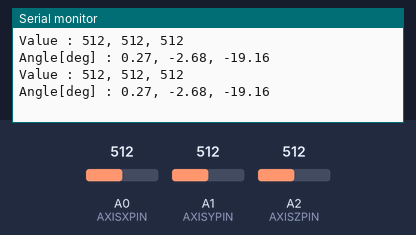
The sketch below on a simulated Arduino Uno, built with avr-gcc and run on an emulated ATmega328P. On the bench: the last lines printed to the serial monitor. The inputs (shaded band) are chosen by the test bench; at power-on: A0 (AXISXPIN) = 512, A1 (AXISYPIN) = 512, A2 (AXISZPIN) = 512.

Above: at 1.8 s.
1.9 s: A0 (AXISXPIN) set to 716
At 2.8 s:
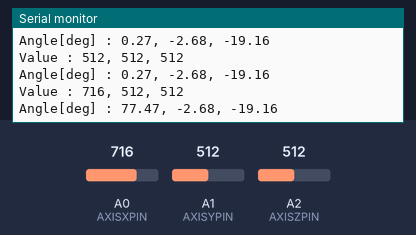
3.4 s: A1 (AXISYPIN) set to 716
At 4.7 s:
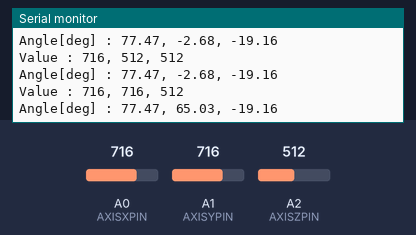
4.9 s: A2 (AXISZPIN) set to 716
At 5.6 s:
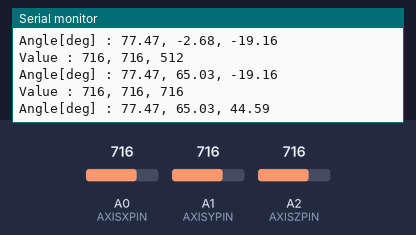
6.4 s: A0 (AXISXPIN) set to 900
At 7.7 s:
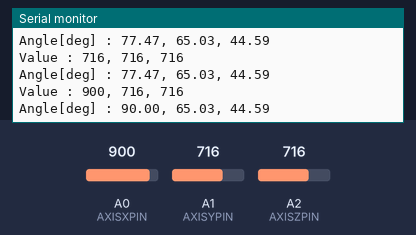
7.9 s: A1 (AXISYPIN) set to 900
At 8.8 s:
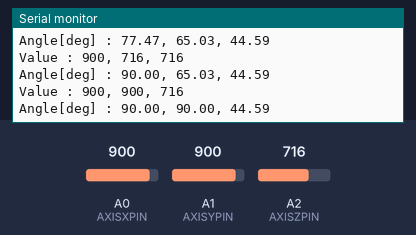
9.4 s: A2 (AXISZPIN) set to 900
At 10.8 s:
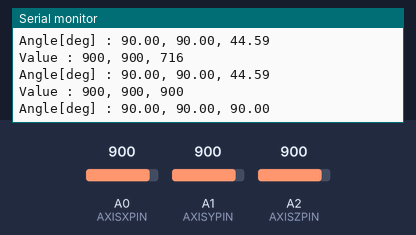
Timing chart, 0 to 11.9 s (numbered marks = the images above; inputs shaded):
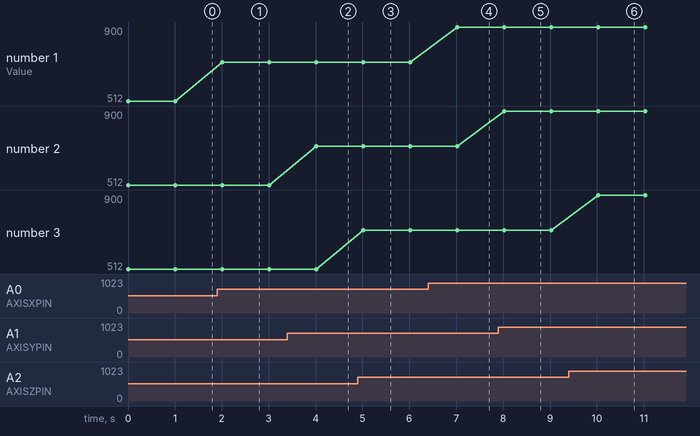

The sketch:

lib_gyro.ino
```cpp
/*
インプットライブラリ_ジャイロセンサー
小型圧電振動ジャイロモジュール（ジャイロスター I-02759）からのデータ取得
*/

#define  AXISXPIN  (0)
#define AXISYPIN  (1)
#define AXISZPIN  (2)

#ifndef M_PI
#define M_PI  (3.1415926535897932384626433832795)
#endif

void setup()
{
  // ボーレートを指定して通信開始
  Serial.begin(9600);
}

double Map( int iIn, int iIn1, int iIn2, double dOut1, double dOut2, boolean bConstrain = false )
{
  double dValue = (iIn - iIn1) * (dOut2 - dOut1) / (iIn2 - iIn1) + dOut1;
  if( bConstrain )
  {
    double dOutMin, dOutMax;
    if( dOut1 < dOut2 )
    {
      dOutMin= dOut1;
      dOutMax= dOut2;
    }
    else
    {
      dOutMin= dOut2;
      dOutMax= dOut1;
    }
    if( dOutMin > dValue )
    {
      return dOutMin;
    }
    if( dOutMax < dValue )
    {
      return dOutMax;
    }
  }
  return dValue;
}


void loop()
{
  // ピン値の読み取り
  int iValueX = analogRead(AXISXPIN);
  int iValueY = analogRead(AXISYPIN);
  int iValueZ = analogRead(AXISZPIN);

  // ピン値の出力
  Serial.print( "Value : " );
  Serial.print( iValueX );
  Serial.print( ", " );
  Serial.print( iValueY );
  Serial.print( ", " );
  Serial.print( iValueZ );
  Serial.print( "\n" );

  // ピン値をsinθ値に変換（第２、第３引数は各軸の-90度、90度における値を使用する）
  double dSinX = Map( iValueX, 301, 721, -1.0, 1.0, true );
  double dSinY = Map( iValueY, 308, 736, -1.0, 1.0, true );
  double dSinZ = Map( iValueZ, 379, 775, -1.0, 1.0, true );

  double dAngleX = asin(dSinX) * 180.0 / M_PI;
  double dAngleY = asin(dSinY) * 180.0 / M_PI;
  double dAngleZ = asin(dSinZ) * 180.0 / M_PI;

  // 角度の出力
  Serial.print( "Angle[deg] : " );
  Serial.print( dAngleX );
  Serial.print( ", " );
  Serial.print( dAngleY );
  Serial.print( ", " );
  Serial.print( dAngleZ );
  Serial.print( "\n" );
  Serial.print( "\n" );

  delay( 1000 );
}
```

Measured:
- after the input at 1.9 s, the serial monitor: prints a new line after 0.11 s (image 1)
- after the input at 3.4 s, the serial monitor: prints a new line after 0.61 s (image 2)
- after the input at 4.9 s, the serial monitor: prints a new line after 0.12 s (image 3)
- after the input at 6.4 s, the serial monitor: prints a new line after 0.62 s (image 4)
- after the input at 7.9 s, the serial monitor: prints a new line after 0.12 s (image 5)
- after the input at 9.4 s, the serial monitor: prints a new line after 0.63 s (image 6)
- plotted number 1: 512 → 716 after the input at 1.9 s, 716 → 900 after the input at 6.4 s
